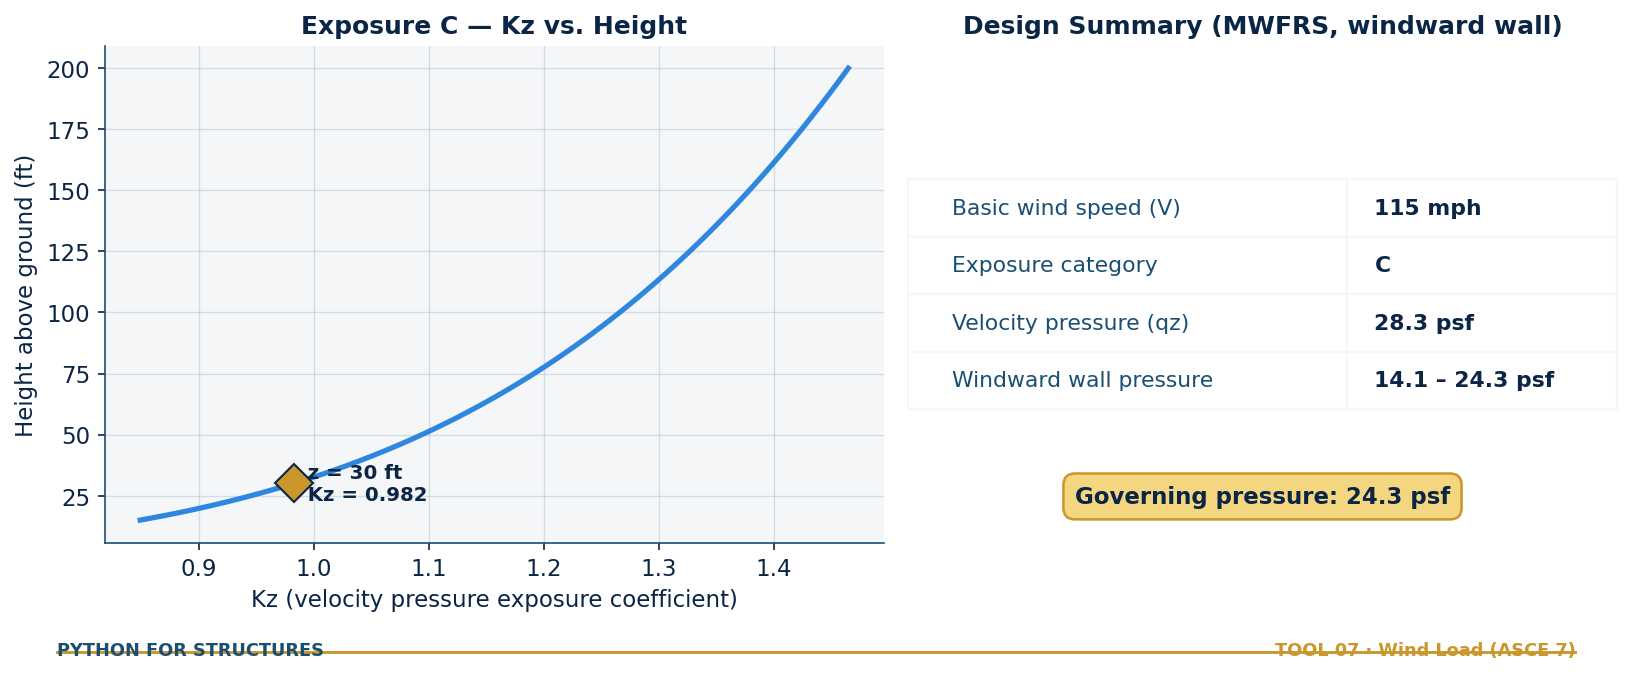

Reproduce this figure in Python.
# PythonForStructures - Tool #07
# Wind Load Calculator — ASCE 7 Velocity Pressure & Windward Wall Pressure
# Covers: velocity pressure (Eq. 26.10-1) + MWFRS windward wall design pressure.
# Does NOT cover: components & cladding, leeward/side walls, roof, or
# topographic/flexible-structure effects beyond the defaults below.

import numpy as np
import matplotlib.pyplot as plt
from brand import *

apply_style()

# --- INPUTS ---
V   = 115.0    # basic wind speed (mph), from ASCE 7 wind speed map
z   = 30.0     # height above ground (ft)
exposure = "C"  # B, C, or D

Kzt = 1.0      # topographic factor (1.0 = no hill/escarpment effect)
Kd  = 0.85     # wind directionality factor (buildings, MWFRS)
Ke  = 1.0      # ground elevation factor (1.0 = near sea level)
G   = 0.85     # gust effect factor (rigid structures)
Cp_windward = 0.8    # windward wall external pressure coefficient
GCpi = 0.18          # internal pressure coefficient (enclosed building)

# --- EXPOSURE CATEGORY CONSTANTS (ASCE 7, Table 26.11-1) ---
exposure_params = {
    "B": {"alpha": 7.0,  "zg": 1200},
    "C": {"alpha": 9.5,  "zg": 900},
    "D": {"alpha": 11.5, "zg": 700},
}
alpha = exposure_params[exposure]["alpha"]
zg    = exposure_params[exposure]["zg"]

# --- VELOCITY PRESSURE EXPOSURE COEFFICIENT ---
z_eff = max(z, 15 if exposure != "D" else 7)  # zmin per ASCE 7
Kz = 2.01 * (z_eff / zg) ** (2 / alpha)

# --- VELOCITY PRESSURE (ASCE 7 Eq. 26.10-1) ---
qz = 0.00256 * Kz * Kzt * Kd * Ke * V**2   # psf

# --- WINDWARD WALL DESIGN PRESSURE (MWFRS, Eq. 27.3-1) ---
p_base = qz * G * Cp_windward
p_add  = qz * GCpi     # worst-case: internal suction adds to external pressure
p_max  = p_base + p_add
p_min  = p_base - p_add

print(f"Kz  = {Kz:.3f}")
print(f"qz  = {qz:.1f} psf")
print(f"Windward wall pressure: {p_min:.1f} to {p_max:.1f} psf")
print(f"Governing (worst case): {p_max:.1f} psf")

# --- VISUAL: Kz profile with height (left) + pressure summary (right) ---
fig, (ax1, ax2) = plt.subplots(1, 2, figsize=(11, 4.5), gridspec_kw={'width_ratios': [1.1, 1]})

heights = np.linspace(15, 200, 100)
Kz_profile = 2.01 * (np.maximum(heights, 15) / zg) ** (2 / alpha)
add_blueprint_grid(ax1, alpha=0.15)
ax1.plot(Kz_profile, heights, color=STEEL_BLUE, lw=2.5)
ax1.plot(Kz, z, marker='D', markersize=13, color=GOLD_DARK, zorder=5,
         markeredgecolor=INK_NAVY, markeredgewidth=1)
ax1.annotate(f'  z = {z:.0f} ft\n  Kz = {Kz:.3f}', xy=(Kz, z), fontsize=9.5,
             color=INK_NAVY, weight='bold', va='center')
ax1.set_xlabel('Kz (velocity pressure exposure coefficient)')
ax1.set_ylabel('Height above ground (ft)')
ax1.set_title(f'Exposure {exposure} — Kz vs. Height', fontsize=12)
ax1.spines[['top', 'right']].set_visible(False)
ax1.spines['left'].set_color(BLUEPRINT_BLUE)
ax1.spines['bottom'].set_color(BLUEPRINT_BLUE)

ax2.axis('off')
rows = [
    ["Basic wind speed (V)", f"{V:.0f} mph"],
    ["Exposure category", exposure],
    ["Velocity pressure (qz)", f"{qz:.1f} psf"],
    ["Windward wall pressure", f"{p_min:.1f} – {p_max:.1f} psf"],
]
tbl = ax2.table(cellText=rows, cellLoc='left', loc='center', colWidths=[0.62, 0.38])
tbl.auto_set_font_size(False)
tbl.set_fontsize(10.5)
tbl.scale(1, 2.4)
for i in range(len(rows)):
    tbl[i, 0].set_text_props(color=BLUEPRINT_BLUE)
    tbl[i, 1].set_text_props(weight='bold', color=INK_NAVY)
    for j in range(2):
        tbl[i, j].set_edgecolor(FOG_GREY)

gold_highlight_box(ax2, 0.5, 0.08, f'Governing pressure: {p_max:.1f} psf', fontsize=11)
ax2.set_title('Design Summary (MWFRS, windward wall)', fontsize=12)

add_brand_footer(fig, 7, "Wind Load (ASCE 7)")
plt.tight_layout(rect=[0, 0.04, 1, 1])
plt.savefig('wind_load.png', dpi=150, bbox_inches='tight', facecolor=PAPER_WHITE)
